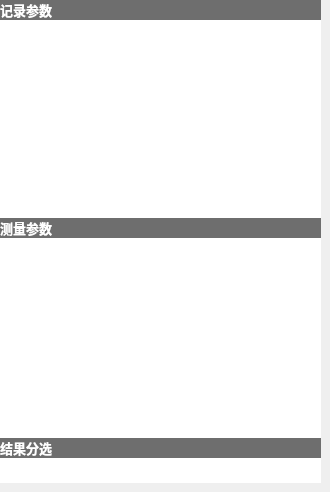
               <widget class="QWidget" name="tab_8">
                <attribute name="title">
                 <string>样品8</string>
                </attribute>
                <widget class="QTableView" name="tableView_50">
                 <property name="geometry">
                  <rect>
                   <x>0</x>
                   <y>458</y>
                   <width>321</width>
                   <height>25</height>
                  </rect>
                 </property>
                 <property name="styleSheet">
                  <string notr="true">gridline-color: rgb(230, 230, 230);
border:rgb(230,230, 230);</string>
                 </property>
                </widget>
                <widget class="QTableView" name="tableView_51">
                 <property name="geometry">
                  <rect>
                   <x>0</x>
                   <y>408</y>
                   <width>321</width>
                   <height>31</height>
                  </rect>
                 </property>
                 <property name="styleSheet">
                  <string notr="true">gridline-color: rgb(230, 230, 230);
 border:rgb(230, 230, 230);
</string>
                 </property>
                </widget>
                <widget class="QLabel" name="label_27">
                 <property name="geometry">
                  <rect>
                   <x>0</x>
                   <y>218</y>
                   <width>321</width>
                   <height>20</height>
                  </rect>
                 </property>
                 <property name="styleSheet">
                  <string notr="true">background-color: rgb(110,110,110)</string>
                 </property>
                 <property name="text">
                  <string>&lt;html&gt;&lt;head/&gt;&lt;body&gt;&lt;p&gt;&lt;span style=&quot; font-size:10pt; font-weight:600; color:#ffffff;&quot;&gt;测量参数&lt;/span&gt;&lt;/p&gt;&lt;/body&gt;&lt;/html&gt;</string>
                 </property>
                 <property name="textFormat">
                  <enum>Qt::RichText</enum>
                 </property>
                 <property name="alignment">
                  <set>Qt::AlignBottom|Qt::AlignLeading|Qt::AlignLeft</set>
                 </property>
                </widget>
                <widget class="QTableView" name="tableView_52">
                 <property name="geometry">
                  <rect>
                   <x>0</x>
                   <y>238</y>
                   <width>321</width>
                   <height>100</height>
                  </rect>
                 </property>
                 <property name="styleSheet">
                  <string notr="true">gridline-color: rgb(230, 230, 230);
 border:rgb(230, 230, 230);
</string>
                 </property>
                </widget>
                <widget class="QTableView" name="tableView_53">
                 <property name="geometry">
                  <rect>
                   <x>0</x>
                   <y>143</y>
                   <width>321</width>
                   <height>75</height>
                  </rect>
                 </property>
                 <property name="styleSheet">
                  <string notr="true">gridline-color: rgb(230, 230, 230);
 border:rgb(230, 230, 230);
</string>
                 </property>
                </widget>
                <widget class="QTableView" name="tableView_54">
                 <property name="geometry">
                  <rect>
                   <x>0</x>
                   <y>336</y>
                   <width>321</width>
                   <height>75</height>
                  </rect>
                 </property>
                 <property name="styleSheet">
                  <string notr="true">gridline-color: rgb(230, 230, 230);
 border:rgb(230, 230, 230);
</string>
                 </property>
                </widget>
                <widget class="QTableView" name="tableView_55">
                 <property name="geometry">
                  <rect>
                   <x>0</x>
                   <y>119</y>
                   <width>321</width>
                   <height>25</height>
                  </rect>
                 </property>
                 <property name="styleSheet">
                  <string notr="true">gridline-color: rgb(230, 230, 230);
 border:rgb(230, 230, 230);
</string>
                 </property>
                </widget>
                <widget class="QLabel" name="label_28">
                 <property name="geometry">
                  <rect>
                   <x>0</x>
                   <y>0</y>
                   <width>321</width>
                   <height>20</height>
                  </rect>
                 </property>
                 <property name="styleSheet">
                  <string notr="true">background-color: rgb(110,110,110)</string>
                 </property>
                 <property name="text">
                  <string>&lt;html&gt;&lt;head/&gt;&lt;body&gt;&lt;p&gt;&lt;span style=&quot; font-size:10pt; font-weight:600; color:#ffffff;&quot;&gt;记录参数&lt;/span&gt;&lt;/p&gt;&lt;/body&gt;&lt;/html&gt;</string>
                 </property>
                 <property name="textFormat">
                  <enum>Qt::RichText</enum>
                 </property>
                 <property name="alignment">
                  <set>Qt::AlignBottom|Qt::AlignLeading|Qt::AlignLeft</set>
                 </property>
                </widget>
                <widget class="QLabel" name="label_29">
                 <property name="geometry">
                  <rect>
                   <x>0</x>
                   <y>438</y>
                   <width>321</width>
                   <height>20</height>
                  </rect>
                 </property>
                 <property name="styleSheet">
                  <string notr="true">background-color: rgb(110,110,110)</string>
                 </property>
                 <property name="text">
                  <string>&lt;html&gt;&lt;head/&gt;&lt;body&gt;&lt;p&gt;&lt;span style=&quot; font-size:10pt; font-weight:600; color:#ffffff;&quot;&gt;结果分选&lt;/span&gt;&lt;/p&gt;&lt;/body&gt;&lt;/html&gt;</string>
                 </property>
                 <property name="textFormat">
                  <enum>Qt::RichText</enum>
                 </property>
                 <property name="alignment">
                  <set>Qt::AlignBottom|Qt::AlignLeading|Qt::AlignLeft</set>
                 </property>
                </widget>
                <widget class="QTableView" name="tableView_56">
                 <property name="geometry">
                  <rect>
                   <x>0</x>
                   <y>20</y>
                   <width>321</width>
                   <height>100</height>
                  </rect>
                 </property>
                 <property name="styleSheet">
                  <string notr="true">gridline-color: rgb(230, 230, 230);
 border:rgb(230, 230, 230);
</string>
                 </property>
                </widget>
                <zorder>tableView_50</zorder>
                <zorder>tableView_51</zorder>
                <zorder>label_27</zorder>
                <zorder>tableView_53</zorder>
                <zorder>tableView_54</zorder>
                <zorder>tableView_55</zorder>
                <zorder>label_28</zorder>
                <zorder>label_29</zorder>
                <zorder>tableView_56</zorder>
                <zorder>tableView_52</zorder>
               </widget>
